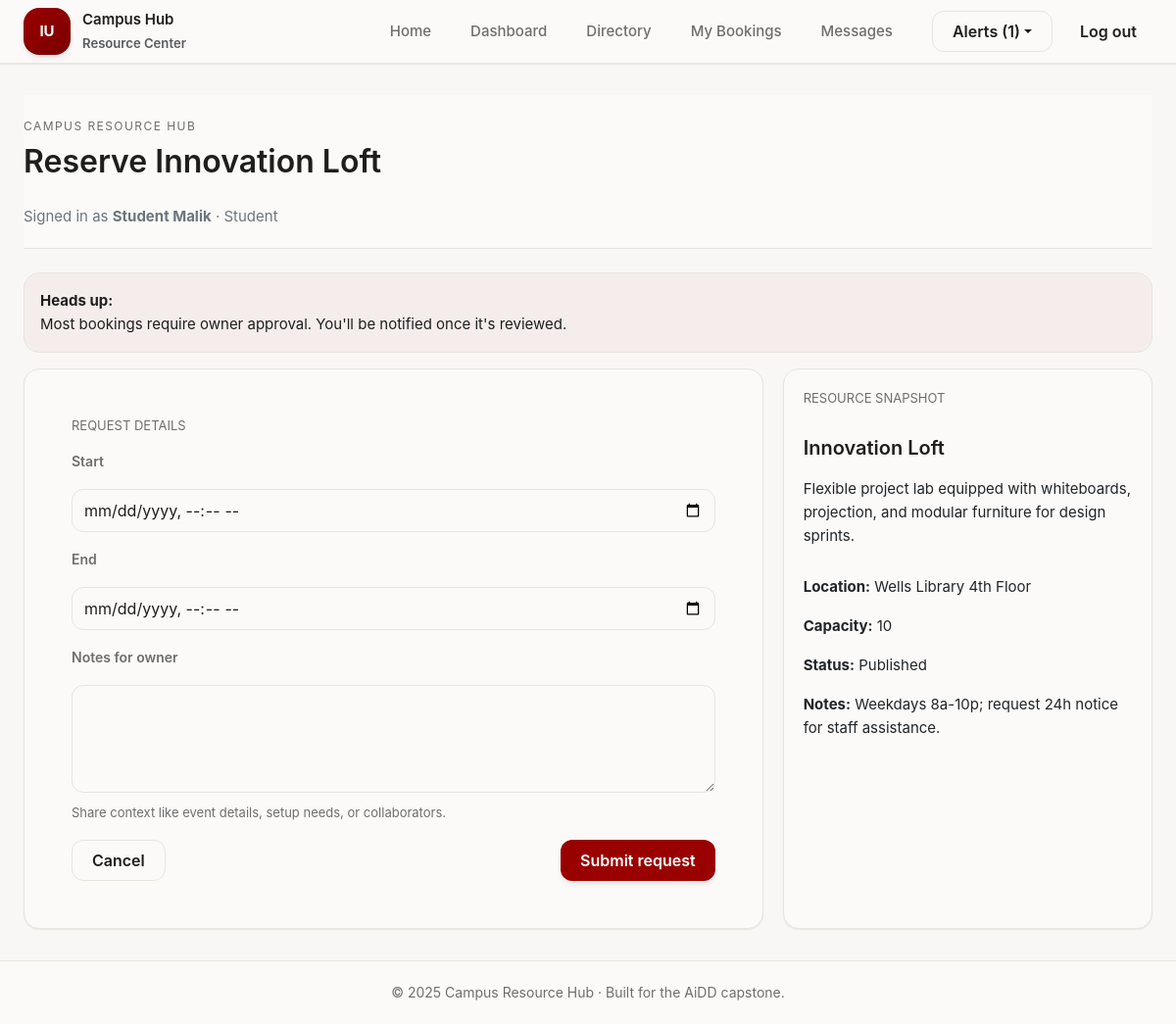
Screenshot of /bookings/request/1 (signed in) with the database file from the repository.
### tables this page shows
CREATE TABLE resources (
    resource_id INTEGER PRIMARY KEY AUTOINCREMENT,
    owner_id INTEGER NOT NULL,
    title TEXT NOT NULL,
    summary TEXT NOT NULL,
    category TEXT NOT NULL,
    location TEXT NOT NULL,
    capacity INTEGER NOT NULL,
    availability_notes TEXT,
    status TEXT NOT NULL DEFAULT 'draft',
    created_at TEXT DEFAULT CURRENT_TIMESTAMP,
    updated_at TEXT DEFAULT CURRENT_TIMESTAMP,
    FOREIGN KEY(owner_id) REFERENCES users(user_id)
);

CREATE TABLE users (
    user_id INTEGER PRIMARY KEY AUTOINCREMENT,
    name TEXT NOT NULL,
    email TEXT NOT NULL UNIQUE,
    password_hash TEXT NOT NULL,
    role TEXT NOT NULL CHECK(role IN ('student','staff','admin')),
    department TEXT,
    email_verified INTEGER DEFAULT 0,
    created_at TEXT DEFAULT CURRENT_TIMESTAMP
);

### src/controllers/booking_controller.py (the view, shortened to what this page needs)
@booking_bp.route('/request/<int:resource_id>', methods=['GET', 'POST'])
@login_required
def request_booking(resource_id: int):
    resource = ResourceDAL.get_resource_by_id(resource_id)
    if not resource or resource.status != 'published':
        flash('Resource is not available for booking.', 'warning')
        return redirect(url_for('resource.browse'))
    owner_user = UserDAL.get_user_by_id(resource.owner_id)
    return render_template('bookings/form.html', resource=resource, form={})

### src/data_access/db.py (called while the page is built)
def get_connection(close_only: bool = False) -> Optional[sqlite3.Connection]:
    if close_only:
        return getattr(g, '_database', None)
    conn = getattr(g, '_database', None)
    if conn is None:
        database_path = current_app.config['DATABASE_PATH']
        conn = g._database = sqlite3.connect(database_path, detect_types=sqlite3.PARSE_DECLTYPES)
        conn.row_factory = sqlite3.Row
    return conn

### src/data_access/notification_dal.py (called while the page is built)
    @staticmethod
    def list_for_user(user_id: int, limit: int = 10) -> List[dict]:
        conn = get_connection()
        rows = conn.execute(
            'SELECT * FROM notifications WHERE user_id = ? ORDER BY created_at DESC LIMIT ?',
            (user_id, limit)
        ).fetchall()
        return [dict(row) for row in rows]

### src/data_access/resource_dal.py (called while the page is built)
    @staticmethod
    def _row_to_resource(row) -> Optional[Resource]:
        if row is None:
            return None
        gallery_rows = ResourceDAL._fetch_gallery(row['resource_id'])
        return Resource(
            resource_id=row['resource_id'],
            owner_id=row['owner_id'],
            title=row['title'],
            summary=row['summary'],
            category=row['category'],
            location=row['location'],
            capacity=row['capacity'],
            availability_notes=row['availability_notes'],
            status=row['status'],
            gallery=gallery_rows,
        )

    @staticmethod
    def _fetch_gallery(resource_id: int) -> List[str]:
        conn = get_connection()
        rows = conn.execute(
            'SELECT file_path FROM resource_images WHERE resource_id = ? ORDER BY image_id ASC',
            (resource_id,)
        ).fetchall()
        return [row['file_path'] for row in rows]

    @staticmethod
    def get_resource_by_id(resource_id: int) -> Optional[Resource]:
        conn = get_connection()
        row = conn.execute('SELECT * FROM resources WHERE resource_id = ?', (resource_id,)).fetchone()
        return ResourceDAL._row_to_resource(row)

### src/data_access/user_dal.py (called while the page is built)
    @staticmethod
    def _row_to_user(row) -> Optional[User]:
        if row is None:
            return None
        return User(
            user_id=row['user_id'],
            name=row['name'],
            email=row['email'],
            role=row['role'],
            department=row['department'],
            email_verified=row['email_verified'],
        )

### src/templates/bookings/form.html (shortened to what this page needs)
{% extends 'layout.html' %}
{% block page_heading %}Reserve {{ resource.title }}{% endblock %}
{% block content %}
{% if resource.status != 'published' %}
<div class="alert-banner" role="status">
    <div>
        <strong>This listing is {{ resource.status }}.</strong>
        <p class="mb-0">Requests may be delayed until the owner republishes the resource.</p>
    </div>
</div>
{% else %}
<div class="alert-banner" role="status">
    <div>
        <strong>Heads up:</strong>
        <p class="mb-0">Most bookings require owner approval. You'll be notified once it's reviewed.</p>
    </div>
</div>
{% endif %}
<div class="booking-form-grid">
    <section class="card-surface p-5">
        <p class="text-caption text-uppercase mb-3">Request details</p>
        <form method="post" enctype="multipart/form-data">
            <div class="form-field">
                <label class="form-label" for="start_datetime">Start</label>
                <input class="form-control" type="datetime-local" id="start_datetime" name="start_datetime" value="{{ form.start_datetime }}" required>
            </div>
            <div class="form-field">
                <label class="form-label" for="end_datetime">End</label>
                <input class="form-control" type="datetime-local" id="end_datetime" name="end_datetime" value="{{ form.end_datetime }}" required>
            </div>
            <div class="form-field">
                <label class="form-label" for="notes">Notes for owner</label>
                <textarea class="form-control" id="notes" name="notes" rows="4">{{ form.notes }}</textarea>
                <div class="form-help">Share context like event details, setup needs, or collaborators.</div>
            </div>
            <div class="form-actions">
                <a class="btn btn-secondary-iu" href="{{ url_for('resource.detail', resource_id=resource.resource_id) }}">Cancel</a>
                <button class="btn btn-primary-iu" type="submit">Submit request</button>
            </div>
        </form>
    </section>
    <aside class="snapshot-card">
        <p class="text-caption text-uppercase">Resource snapshot</p>
        <h2 class="text-h3 mb-1">{{ resource.title }}</h2>
        <p class="text-body mb-3">{{ resource.summary }}</p>
        <p class="text-body mb-1"><strong>Location:</strong> {{ resource.location }}</p>
        <p class="text-body mb-1"><strong>Capacity:</strong> {{ resource.capacity }}</p>
        <p class="text-body mb-1"><strong>Status:</strong> {{ resource.status|title }}</p>
        <p class="text-body mb-0"><strong>Notes:</strong> {{ resource.availability_notes or 'No additional notes.' }}</p>
    </aside>
</div>
{% endblock %}

### src/templates/layout.html (shortened to what this page needs)
<!DOCTYPE html>
<html lang="en">
<head>
    <link href="https://cdn.jsdelivr.net/npm/bootstrap@5.3.3/dist/css/bootstrap.min.css" rel="stylesheet">
    <link rel="stylesheet" href="{{ url_for('static', filename='css/app.css') }}?v={{ current_year }}">
</head>
<body>
    <div class="app-shell">
        <nav class="global-nav navbar navbar-expand-lg navbar-light" aria-label="Primary">
            <div class="app-container d-flex flex-wrap align-items-center">
                <a class="brand-mark me-auto" href="{{ url_for('site.home') }}">
                    <span class="brand-icon">IU</span>
                    <div>
                        <span class="d-block">Campus Hub</span>
                        <small class="text-muted">Resource Center</small>
                    </div>
                </a>
                <div class="collapse navbar-collapse" id="primaryNav">
                    <ul class="navbar-nav ms-auto align-items-lg-center gap-2">
                        <li class="nav-item"><a class="nav-pill" href="{{ url_for('site.home') }}">Home</a></li>
                        <li class="nav-item"><a class="nav-pill" href="{{ url_for('dashboard.overview') }}">Dashboard</a></li>
                        <li class="nav-item"><a class="nav-pill" href="{{ url_for('resource.browse') }}">Directory</a></li>
                        {% if current_user.is_authenticated %}
                        <li class="nav-item"><a class="nav-pill" href="{{ url_for('booking.my_bookings') }}">My Bookings</a></li>
                        <li class="nav-item"><a class="nav-pill" href="{{ url_for('message.inbox') }}">Messages</a></li>
                        {% endif %}
                    </ul>
                    <div class="nav-actions ms-lg-4">
                        {% if current_user.is_authenticated %}
                        <div class="dropdown">
                            <button class="btn btn-secondary-iu dropdown-toggle" type="button" data-bs-toggle="dropdown" aria-expanded="false">
                                Alerts ({{ nav_notifications|length }})
                            </button>
                        </div>
                        <a href="{{ url_for('auth.logout') }}" class="btn btn-ghost-iu">Log out</a>
                        {% else %}
                        <a class="btn btn-secondary-iu" href="{{ url_for('auth.login') }}">Sign in</a>
                        <a class="btn btn-primary-iu" href="{{ url_for('auth.register') }}">Get started</a>
                        {% endif %}
                    </div>
                </div>
            </div>
        </nav>
        <main id="main-content" class="app-content">
            <div class="app-container">
                <header class="app-topbar">
                    <div class="page-heading">
                        <p class="eyebrow mb-1">Campus Resource Hub</p>
                        <h1 class="mb-0">{% block page_heading %}Resource Hub{% endblock %}</h1>
                    </div>
                    {% if current_user.is_authenticated %}
                    <p class="text-secondary mb-0">Signed in as <strong>{{ current_user.name }}</strong> · {{ current_user.role|title }}</p>
                    {% endif %}
                </header>
                {% block content %}{% endblock %}
            </div>
        </main>
        <footer class="app-footer">
            <div class="app-container">
                &copy; {{ current_year }} Campus Resource Hub · Built for the AiDD capstone.
            </div>
        </footer>
    </div>
</body>
</html>

### rows the page displays
resources: title "Innovation Loft", summary "Flexible project lab equipped with whiteboards, projection, and modular furniture for design sprints.", location "Wells Library 4th Floor", capacity "10", status "Published", availability_notes "Weekdays 8a-10p; request 24h notice for staff assistance."
users: name "Student Malik", role "Student"

### other values shown
{{ nav_notifications|length }} "1"
